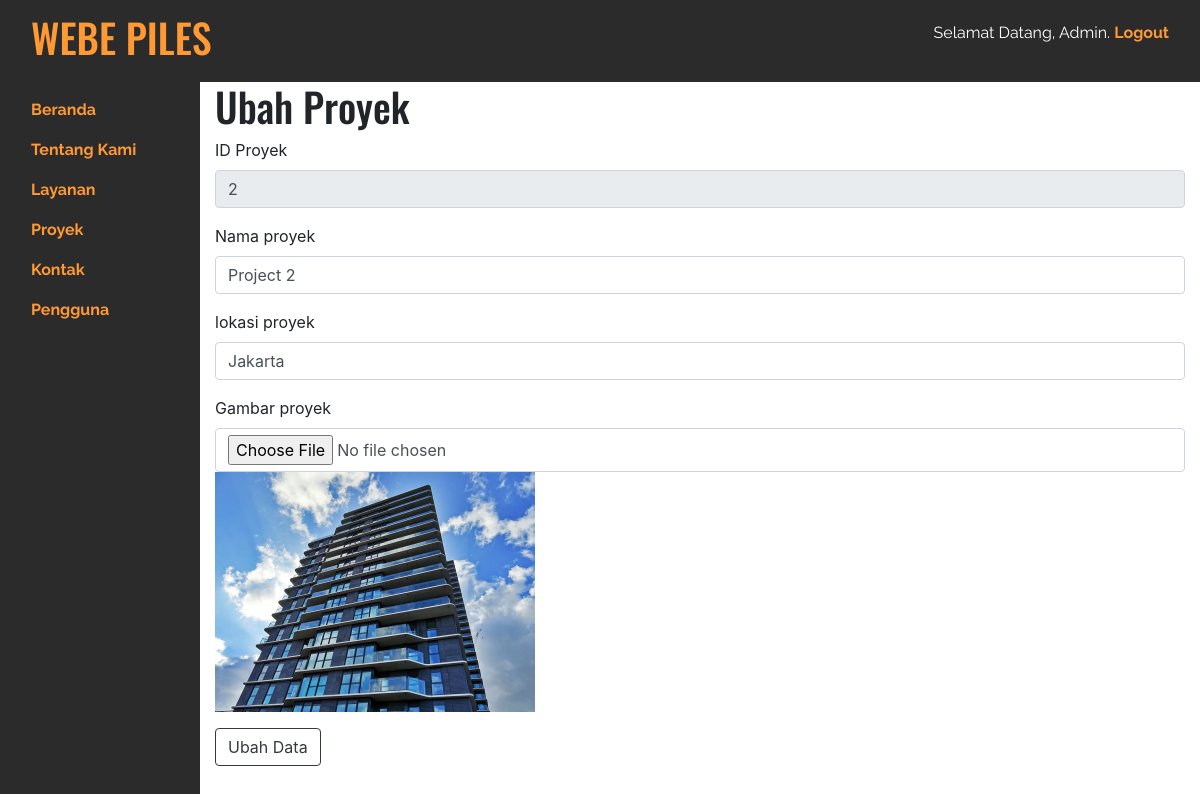
The page /admin/ubah/ubah-proyek.php?id=2 on the database as committed earlier.
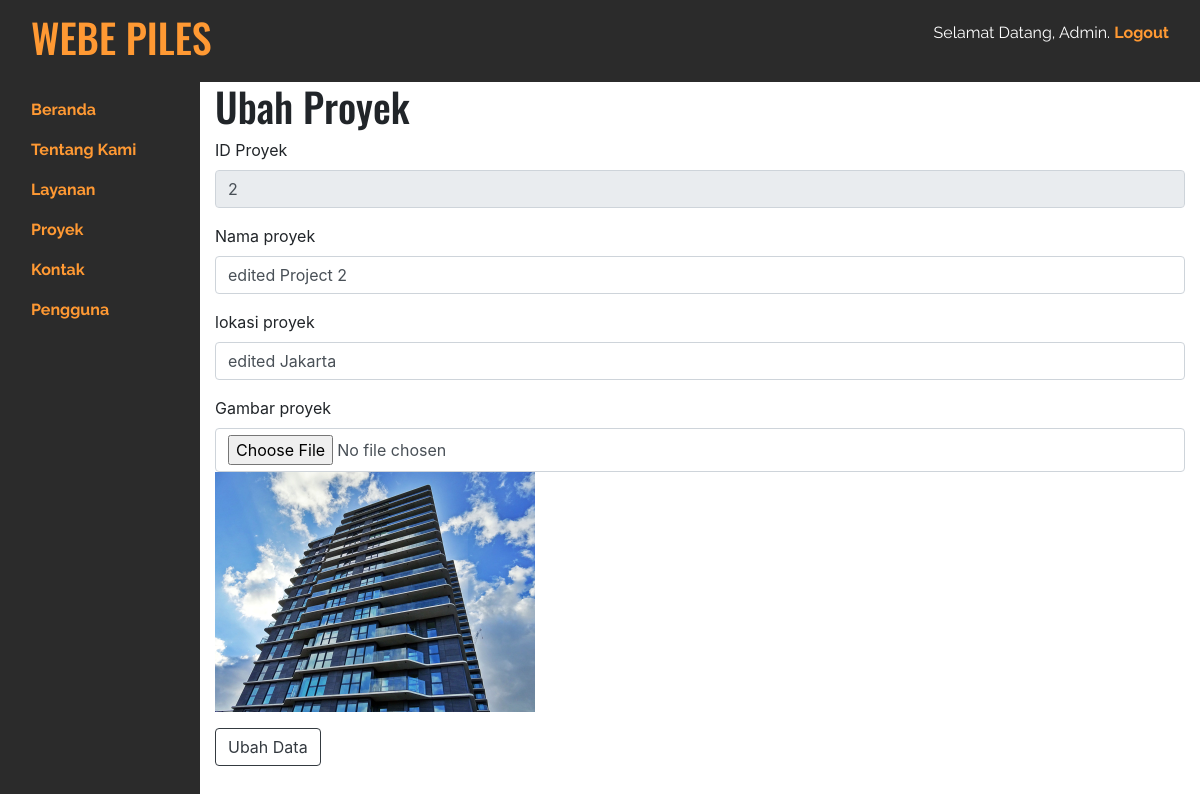
The same page on the database as committed later.
### tables this page shows
CREATE TABLE `proyek` (
  `id_proyek` int(11) NOT NULL,
  `gambar_proyek` varchar(200) NOT NULL,
  `nama_proyek` varchar(100) DEFAULT NULL,
  `lokasi_proyek` varchar(50) DEFAULT NULL,
  `bahasa_proyek` varchar(2) DEFAULT NULL
);

### admin/ubah/ubah-proyek.php (the view, shortened to what this page needs)
<!doctype html>
<html lang="id" class="h-100">
  <body class="h-100">
    <?php include 'navbar.php'; ?>
    <div class="container-fluid h-100">
      <div class="row h-100">
        <?php
          include '../fungsi/koneksi.php';
          $sql = "SELECT * FROM proyek WHERE id_proyek = $_GET[id]";
          $result = mysqli_query($koneksi, $sql);
        ?>
        <?php while ($row = mysqli_fetch_array($result, MYSQLI_ASSOC)) { ?>
        <div class="col-md-10">
          <h1>Ubah Proyek</h1>
          <form action="../fungsi/update/update-proyek.php" method="POST" enctype="multipart/form-data">
            <div class="form-group">
              <label for="id">ID Proyek</label>
              <input type="text" class="form-control" name="id" id="id" value="<?php echo $row['id_proyek']; ?>" readonly>
            </div>
            <div class="form-group">
              <label for="nama">Nama proyek</label>
              <input type="text" class="form-control" name="nama" id="nama" value="<?php echo $row['nama_proyek']; ?>">
            </div>
            <div class="form-group">
              <label for="deskripsi">lokasi proyek</label>
              <input type="text" class="form-control" name="deskripsi" id="deskripsi" value="<?php echo $row['lokasi_proyek']; ?>">
            </div>
            <div class="form-group">
              <label for="gambar">Gambar proyek</label>
              <input type="file" class="form-control" name="gambar" id="gambar">
              <img style="width: 320px; height: 240px;" src="../../<?php echo $row['gambar_proyek']; ?>">
            </div>
            <button type="submit" class="btn btn-outline-dark">Ubah Data</button>
          </form>
        </div>
        <?php } ?>
      </div>
    </div>
  </body>
</html>

Rows that differ between the two databases and show on the page:
changed proyek id 2: nama "Project 2" → "edited Project 2"; deskripsi "Jakarta" → "edited Jakarta"
